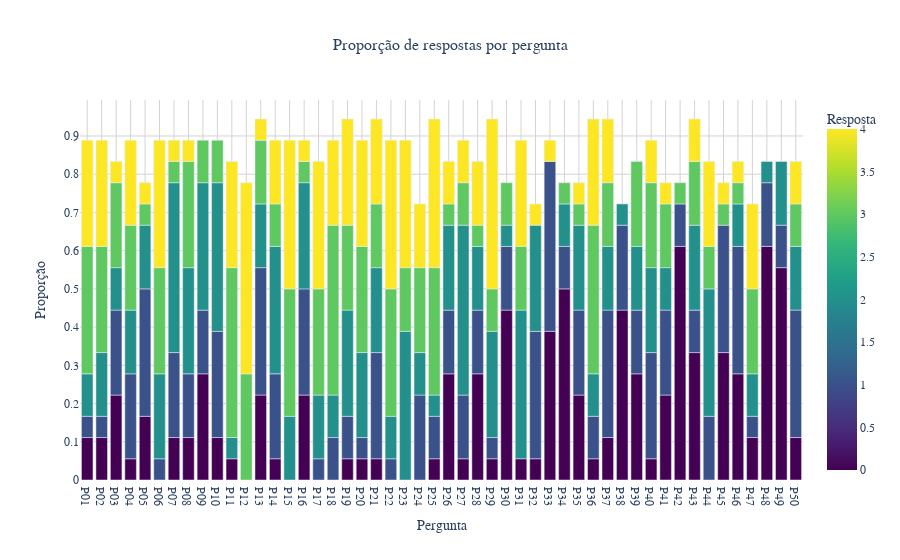

The notebook cell saved with this chart:
### Code cell
# 🔥 EXEMPLO PRÁTICO: Gráfico atual com nova paleta moderna
# Aplicando a paleta "Viridis" que é cientificamente perceptível e colorblind-friendly

# Recriando o gráfico de proporções com a nova paleta
fig_new = px.bar(
    df_counts,
    x='Pergunta',
    y='proportion',
    color='Valor',
    title='Proporção de respostas por pergunta',
    labels={'proportion': 'Proporção', 'Valor': 'Resposta'},
    barmode='stack',
    color_continuous_scale='Viridis',  # ✨ Nova paleta!
    range_color=[0, 4]
)

# Melhorias adicionais no design
fig_new.update_layout(
    plot_bgcolor='white',
    font_family="Arial",
    title_font_size=16,
    title_x=0.5,  # Centralizar título
    xaxis=dict(
        title_font_size=14,
        tickfont_size=12,
        showgrid=True,
        gridcolor='lightgray'
    ),
    yaxis=dict(
        title_font_size=14,
        tickfont_size=12,
        showgrid=True,
        gridcolor='lightgray'
    )
)

fig_new.show()

### Figure 1 — Plotly figure (JSON) as saved in the notebook; plotly's stock layout.template omitted (floating-point values rounded to 4 significant figures; data arrays with more than 128 entries replaced by an {"elided": "..."} marker saying what was removed)
{"data": [{"hovertemplate": "Pergunta=%{x}<br>Proporção=%{y}<br>Resposta=%{marker.color}<extra></extra>", "legendgroup": "", "marker": {"color": {"elided": "218 float values"}, "coloraxis": "coloraxis", "pattern": {"shape": ""}}, "name": "", "orientation": "v", "showlegend": false, "textposition": "auto", "type": "bar", "x": {"elided": "218 str values"}, "xaxis": "x", "y": {"elided": "218 float values"}, "yaxis": "y"}], "layout": {"barmode": "stack", "coloraxis": {"cmax": 4, "cmin": 0, "colorbar": {"title": {"text": "Resposta"}}, "colorscale": [[0, "#440154"], [0.1111, "#482878"], [0.2222, "#3e4989"], [0.3333, "#31688e"], [0.4444, "#26828e"], [0.5556, "#1f9e89"], [0.6667, "#35b779"], [0.7778, "#6ece58"], [0.8889, "#b5de2b"], [1, "#fde725"]]}, "font": {"family": "Arial"}, "legend": {"tracegroupgap": 0}, "plot_bgcolor": "white", "title": {"font": {"size": 16}, "text": "Proporção de respostas por pergunta", "x": 0.5}, "xaxis": {"anchor": "y", "domain": [0, 1], "gridcolor": "lightgray", "showgrid": true, "tickfont": {"size": 12}, "title": {"font": {"size": 14}, "text": "Pergunta"}}, "yaxis": {"anchor": "x", "domain": [0, 1], "gridcolor": "lightgray", "showgrid": true, "tickfont": {"size": 12}, "title": {"font": {"size": 14}, "text": "Proporção"}}}}
